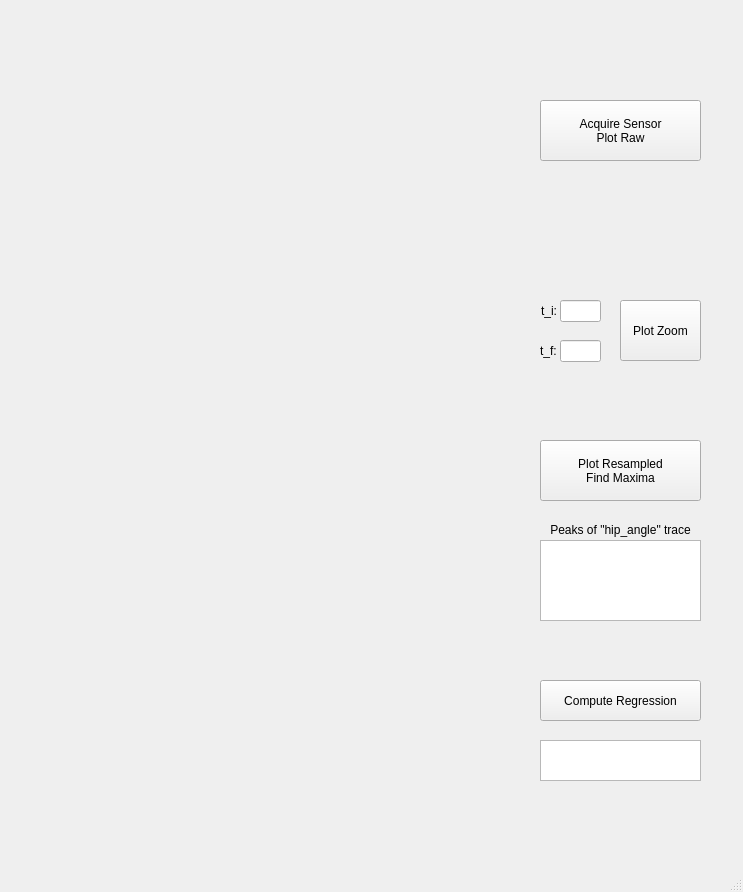
<?xml version="1.0" encoding="UTF-8"?>
<ui version="4.0">
 <class>MainWindow</class>
 <widget class="QMainWindow" name="MainWindow">
  <property name="geometry">
   <rect>
    <x>0</x>
    <y>0</y>
    <width>743</width>
    <height>892</height>
   </rect>
  </property>
  <property name="windowTitle">
   <string>MainWindow</string>
  </property>
  <widget class="QWidget" name="centralwidget">
   <widget class="QCustomPlot" name="plotSensorFull" native="true">
    <property name="geometry">
     <rect>
      <x>40</x>
      <y>40</y>
      <width>481</width>
      <height>181</height>
     </rect>
    </property>
   </widget>
   <widget class="QCustomPlot" name="plotSensorZoom" native="true">
    <property name="geometry">
     <rect>
      <x>40</x>
      <y>240</y>
      <width>481</width>
      <height>181</height>
     </rect>
    </property>
   </widget>
   <widget class="QLabel" name="labelTi">
    <property name="geometry">
     <rect>
      <x>541</x>
      <y>300</y>
      <width>21</width>
      <height>21</height>
     </rect>
    </property>
    <property name="text">
     <string>t_i:</string>
    </property>
   </widget>
   <widget class="QLabel" name="labelTf">
    <property name="geometry">
     <rect>
      <x>540</x>
      <y>340</y>
      <width>21</width>
      <height>21</height>
     </rect>
    </property>
    <property name="text">
     <string>t_f:</string>
    </property>
   </widget>
   <widget class="QCustomPlot" name="plotSensorResampled" native="true">
    <property name="geometry">
     <rect>
      <x>40</x>
      <y>440</y>
      <width>481</width>
      <height>181</height>
     </rect>
    </property>
   </widget>
   <widget class="QCustomPlot" name="plotSensorRegression" native="true">
    <property name="geometry">
     <rect>
      <x>40</x>
      <y>640</y>
      <width>481</width>
      <height>181</height>
     </rect>
    </property>
   </widget>
   <widget class="QLineEdit" name="inputTimeBegin">
    <property name="geometry">
     <rect>
      <x>560</x>
      <y>300</y>
      <width>41</width>
      <height>22</height>
     </rect>
    </property>
   </widget>
   <widget class="QLineEdit" name="inputTimeEnd">
    <property name="geometry">
     <rect>
      <x>560</x>
      <y>340</y>
      <width>41</width>
      <height>22</height>
     </rect>
    </property>
   </widget>
   <widget class="QPushButton" name="buttonZoom">
    <property name="geometry">
     <rect>
      <x>620</x>
      <y>300</y>
      <width>81</width>
      <height>61</height>
     </rect>
    </property>
    <property name="text">
     <string>Plot Zoom</string>
    </property>
   </widget>
   <widget class="QPushButton" name="buttonAcquire">
    <property name="geometry">
     <rect>
      <x>540</x>
      <y>100</y>
      <width>161</width>
      <height>61</height>
     </rect>
    </property>
    <property name="text">
     <string>Acquire Sensor
Plot Raw</string>
    </property>
   </widget>
   <widget class="QListWidget" name="listMaxima">
    <property name="geometry">
     <rect>
      <x>540</x>
      <y>540</y>
      <width>161</width>
      <height>81</height>
     </rect>
    </property>
   </widget>
   <widget class="QPushButton" name="buttonResample">
    <property name="geometry">
     <rect>
      <x>540</x>
      <y>440</y>
      <width>161</width>
      <height>61</height>
     </rect>
    </property>
    <property name="text">
     <string>Plot Resampled
Find Maxima</string>
    </property>
   </widget>
   <widget class="QPushButton" name="buttonRegression">
    <property name="geometry">
     <rect>
      <x>540</x>
      <y>680</y>
      <width>161</width>
      <height>41</height>
     </rect>
    </property>
    <property name="text">
     <string>Compute Regression</string>
    </property>
   </widget>
   <widget class="QListWidget" name="listRegression">
    <property name="geometry">
     <rect>
      <x>540</x>
      <y>740</y>
      <width>161</width>
      <height>41</height>
     </rect>
    </property>
   </widget>
   <widget class="QLabel" name="labelTi_2">
    <property name="geometry">
     <rect>
      <x>540</x>
      <y>519</y>
      <width>161</width>
      <height>21</height>
     </rect>
    </property>
    <property name="text">
     <string>Peaks of &quot;hip_angle&quot; trace</string>
    </property>
    <property name="alignment">
     <set>Qt::AlignCenter</set>
    </property>
   </widget>
  </widget>
  <widget class="QMenuBar" name="menubar">
   <property name="geometry">
    <rect>
     <x>0</x>
     <y>0</y>
     <width>743</width>
     <height>22</height>
    </rect>
   </property>
  </widget>
  <widget class="QStatusBar" name="statusbar"/>
 </widget>
 <customwidgets>
  <customwidget>
   <class>QCustomPlot</class>
   <extends>QWidget</extends>
   <header>qcustomplot.h</header>
   <container>1</container>
  </customwidget>
 </customwidgets>
 <resources/>
 <connections/>
</ui>
